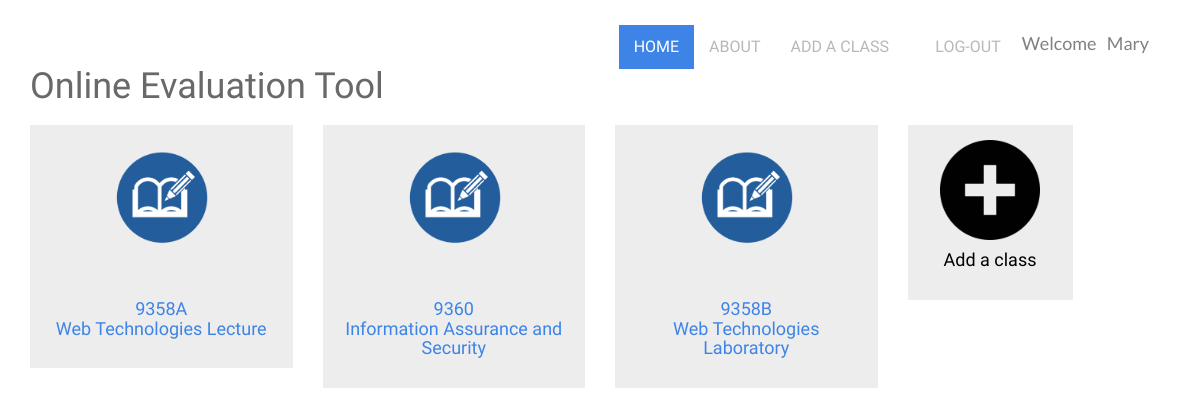
Screenshot of /SLUOE/teacherhome.php (signed in) with the database file from the repository.
### tables this page shows
CREATE TABLE `user_course` (
  `id` int(11) NOT NULL,
  `courseCode` varchar(45) NOT NULL,
  `groupID` int(11) DEFAULT NULL,
  KEY `id_idx` (`id`),
  KEY `courseCode_idx` (`courseCode`),
  KEY `groupID_idx` (`groupID`),
  KEY `groupIDUser_idx` (`groupID`),
  CONSTRAINT `courseCode` FOREIGN KEY (`courseCode`) REFERENCES `course` (`courseCode`) ON UPDATE CASCADE,
  CONSTRAINT `groupIDUser` FOREIGN KEY (`groupID`) REFERENCES `group` (`groupID`) ON UPDATE CASCADE,
  CONSTRAINT `id` FOREIGN KEY (`id`) REFERENCES `users` (`id`) ON DELETE CASCADE ON UPDATE CASCADE
);

CREATE TABLE `course` (
  `courseCode` varchar(45) NOT NULL,
  `courseName` varchar(240) NOT NULL,
  `courseNo` varchar(240) DEFAULT NULL,
  `schedule` varchar(45) NOT NULL,
  `status` enum('Active','Archived') NOT NULL,
  `courseStatus` enum('First Semester','Second Semester','Short Term') NOT NULL,
  `sy` varchar(45) NOT NULL,
  PRIMARY KEY (`courseCode`),
  UNIQUE KEY `courseCode_UNIQUE` (`courseCode`)
);

### SLUOE/teacherhome.php (the view, shortened to what this page needs)
<?php include('connection.php');
?>
<!DOCTYPE html>
<html lang="en">
<head>
	<link rel="stylesheet" href="assets/css/bootstrap.min.css">
	<link rel="stylesheet" href="assets/css/font-awesome.min.css">
	<link rel="stylesheet" href="assets/css/bootstrap-theme.css" media="screen">
	<link rel="stylesheet" href="assets/css/style.css">
    <link rel='stylesheet' id='camera-css'  href='assets/css/camera.css' type='text/css' media='all'>
</head>
<body>
	<div class="navbar navbar-inverse">
		<div class="container">
			<div class="navbar-header">
                <a class="navbar-brand" href="teacherhome.php"><h1 style="color: dimgray; padding,margin: 0px !important;">Online Evaluation Tool</h1></a>
			</div>
			<div class="navbar-collapse collapse">
				<ul class="nav navbar-nav pull-right mainNav">
					<li class="active "><a href="#">Home</a></li>
					<li><a href="#">About</a></li>
                    <li><a href="#">Add a class</a></li>
                    <li><a href="signout.php"><span class="glyphicon glyphicon-log-out"></span> Log-out</a></li>
					<li style="color: GRAY; font-size: 18px; margin: auto; padding: 6px;">Welcome &nbsp; <?php echo $_SESSION['firstname']. " ". $_SESSION['lastname'];?></li>
				</ul>
			</div>
		</div>
	</div>
  <div class="container">
    <div class="row">
					<?php
                $user = mysqli_real_escape_string($conn, $_SESSION['username']);
                $sql = "select * from user_course join users using(id) join course using(courseCode) where users.username =  '$user'";
                    $result = mysqli_query($conn, $sql);
                    if (mysqli_num_rows($result) > 0) {
                        while($row = mysqli_fetch_assoc($result)) {
                            echo "<div class='col-md-3'> <div class='grey-box-icon'> <div class='icon-box-top grey-box-icon-pos'>
                                        <img src='assets/images/1.PNG' alt='' style='width: 100px; height: auto;' />
                                    </div><a href='teacherpage.php'> <h4>&nbsp; <div> ".$row["courseCode"].  "<br>" . $row["courseName"]." <br></h4> </a>
						</div>
					</div>";
                        }
                        echo "<a><div class='col-md-2' data-toggle='modal' data-target='#myModal'></a>
                                <div class='grey-box-icon'>
                                    <div class='icon-box-top grey-box-icon-pos' style='margin: 0px;'>
                                        <img src='assets/images/2.PNG' alt='' style='width: 100px; height: auto;' />
                                    </div>
                                <h4 style='margin: 10px; padding: 0px; color: black;'>Add a class</h4>
						      </div>
					       </div></a>";
                    }
                ?>
      </div>
</body>
</html>

### SLUOE/assets/css/style.css (style rules this page uses)
body { font-family: 'Lato', sans-serif; font-weight: normal; color: #6E6E6E; }
h1, h2, h3, h4, h5, h6 { font-weight: normal; font-family: 'Oswald', sans-serif; }
h1, .h1, h2, .h2, h3, .h3 { margin-top: 30px; }
a { color:#3d84e6; }
.navbar-nav>li>a { padding-top: 12px; padding-bottom: 12px; font-family: 'Oswald', sans-serif; font-weight: 400 !important; }
ul, .list.custom-list ul { margin: 0 0 11px; list-style-type: none; padding-left: 10px; }
.navbar-inverse { background: #fff; margin: 0 auto; }
.navbar-inverse { border: none; }
.navbar-inverse .navbar-nav > li > a, .navbar-inverse .navbar-nav > .open ul > a { color: #B8B8B8; font-size: 16px; text-transform: uppercase; }
.navbar-inverse .navbar-nav > li > a:hover, .navbar-inverse .navbar-nav > li > a:focus, .navbar-inverse .navbar-nav > .open > a:hover, .navbar-inverse .navbar-nav > .open > a:focus, .navbar-inverse .navbar-nav > .active > a { background: #3d84e6; color: #fff !important; border-radius: 0px; }
.navbar-inverse .navbar-nav > li > a, .navbar-inverse .navbar-nav > .open ul > a { text-align: left; }
.navbar-inverse .navbar-nav > .active > a, .navbar-inverse .navbar-nav > .active > a:hover { color: #fff !important; border-radius: 0px; background: #3d84e6; }
img { max-width: 100%; }
.grey-box-icon { background: #EEEDED; padding: 15px 20px 20px 20px; text-align: center; margin-top: 25px; position: relative; }
.grey-box-icon-pos { margin-top: 8px; margin-bottom: 31px; }

### rows the page displays
user_course: courseCode "9358A", courseCode.courseName "Web Technologies Lecture"
user_course: courseCode "9360", courseCode.courseName "Information Assurance and Security"
user_course: courseCode "9358B", courseCode.courseName "Web Technologies Laboratory"

### other values shown
$_SESSION['firstname'] "Mary"
